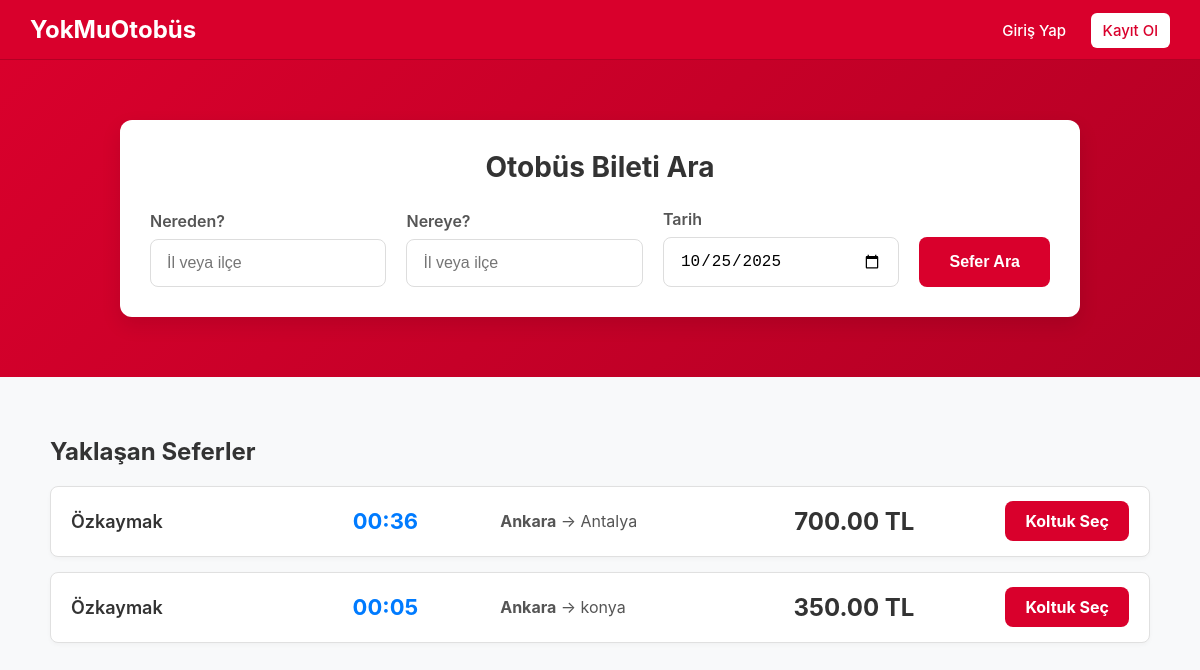
The page / on the database its author committed.
### tables this page shows
CREATE TABLE "Trips" (
    "id" TEXT PRIMARY KEY,
    "company_id" TEXT NOT NULL,
    "departure_location" TEXT NOT NULL,
    "arrival_location" TEXT NOT NULL,
    "departure_time" DATETIME NOT NULL,
    "price" REAL NOT NULL,
    "seat_count" INTEGER NOT NULL,
    FOREIGN KEY ("company_id") REFERENCES "Company" ("id")
);

CREATE TABLE "Company" (
    "id" TEXT PRIMARY KEY,
    "company_name" TEXT NOT NULL UNIQUE
);

### index.php (the view, shortened to what this page needs)
<?php
include 'database.php';
$trips = [];
try {
    $sql = "SELECT T.*, C.company_name
            FROM \"Trips\" T
            JOIN \"Company\" C ON T.company_id = C.id
            WHERE T.departure_time > datetime('now', 'localtime')
            ORDER BY T.departure_time ASC
            LIMIT 10";
    $stmt = $db->prepare($sql);
    $stmt->execute();
    $trips = $stmt->fetchAll();
} catch (PDOException $e) {
    $error_message = "Güncel seferler alınamadı: " . $e->getMessage();
}
?>
<!DOCTYPE html>
<html lang="tr">
<head>
    <title>YokMuOtobüs</title> <link rel="stylesheet" href="styles.css">
</head>
<body>
    <header class="header">
        <div class="logo"><a href="index.php">YokMuOtobüs</a></div>
        <nav class="nav">
            <?php if (isset($_SESSION['user_id'])): ?>
                <?php if ($_SESSION['role'] == 'admin'): ?> <a href="admin_panel.php">Admin Paneli</a>
                <?php elseif ($_SESSION['role'] == 'company_admin'): ?> <a href="company_panel.php">Firma Paneli</a>
                <?php else: ?> <a href="account.php">Hesabım / Biletlerim</a>
                <?php endif; ?>
                <a href="logout.php" class="nav-button">Çıkış Yap</a>
            <?php else: ?>
                <a href="login.php">Giriş Yap</a> <a href="register.php" class="nav-button">Kayıt Ol</a>
            <?php endif; ?>
        </nav>
    </header>
    <main>
        <section class="search-hero">
            <div class="search-widget">
                <h1>Otobüs Bileti Ara</h1>
                <form action="trip_list.php" method="GET" class="search-form">
                    <div class="form-group">
                        <label for="kalkis">Nereden?</label>
                        <input type="text" id="kalkis" name="departure_location" placeholder="İl veya ilçe" required>
                    </div>
                    <div class="form-group">
                        <label for="varis">Nereye?</label>
                        <input type="text" id="varis" name="arrival_location" placeholder="İl veya ilçe" required>
                    </div>
                    <div class="form-group">
                        <label for="tarih">Tarih</label>
                        <input type="date" id="tarih" name="date" value="<?php echo date('Y-m-d'); ?>" required>
                    </div>
                    <button type="submit" class="search-button">Sefer Ara</button>
                </form>
            </div>
        </section>
        <section class="content-area">
            <h2>Yaklaşan Seferler</h2>
            <div class="trip-list">
                <?php foreach ($trips as $trip): ?>
                <div class="trip-card">
                    <div class="trip-company"><?php echo htmlspecialchars($trip['company_name']); ?></div>
                    <div class="trip-time"><?php echo date('H:i', strtotime($trip['departure_time'])); ?></div>
                    <div class="trip-path"><strong><?php echo htmlspecialchars($trip['departure_location']); ?></strong> -> <?php echo htmlspecialchars($trip['arrival_location']); ?></div>
                    <div class="trip-price"><?php echo htmlspecialchars(number_format($trip['price'], 2)); ?> TL</div>
                    <div class="trip-action"><a href="trip_detail.php?id=<?php echo $trip['id']; ?>" class="search-button" style="height: auto; padding: 10px 20px;">Koltuk Seç</a></div>
                </div>
                <?php endforeach; ?>
            </div>
        </section>
    </main>
</body>
</html>

### styles.css (style rules this page uses)
body { margin: 0; font-family: -apple-system, BlinkMacSystemFont, "Segoe UI", Roboto, "Helvetica Neue", Arial, sans-serif; background-color: #f8f9fa; color: #333; }
a { text-decoration: none; color: #007bff; }
.header { background-color: #d9002c; padding: 15px 30px; border-bottom: 1px solid #b30024; display: flex; justify-content: space-between; align-items: center; }
.header .logo { font-size: 24px; font-weight: bold; color: #ffffff; }
.header .logo a { text-decoration: none; color: inherit; }
.header .nav a { margin-left: 20px; font-weight: 500; color: #ffffff; font-size: 15px; }
.header .nav a.nav-button { background-color: #ffffff; color: #d9002c; padding: 8px 12px; border-radius: 6px; }
.search-hero { background: linear-gradient(135deg, #d9002c, #b30024); padding: 60px 20px; text-align: center; }
.search-widget { max-width: 900px; margin: 0 auto; background-color: #ffffff; border-radius: 12px; box-shadow: 0 8px 20px rgba(0, 0, 0, 0.1); padding: 30px; }
.search-widget h1, .search-widget h2 { font-size: 28px; color: #333; margin-top: 0; margin-bottom: 25px; }
.search-form { display: flex; flex-wrap: wrap; align-items: flex-end; gap: 20px; }
.form-group { flex: 1; min-width: 200px; text-align: left; }
.form-group label { display: block; font-weight: 600; margin-bottom: 8px; color: #555; }
.form-group input { width: 100%; padding: 14px 16px; border: 1px solid #ddd; border-radius: 8px; font-size: 16px; box-sizing: border-box; }
.search-button { background-color: #d9002c; color: white; border: none; padding: 14px 30px; font-size: 16px; font-weight: bold; border-radius: 8px; cursor: pointer; transition: background-color 0.3s; height: 50px; }
.content-area { padding: 40px 20px; max-width: 1100px; margin: 0 auto; }
.trip-list { display: flex; flex-direction: column; gap: 15px; }
.trip-card { background: #fff; border: 1px solid #e0e0e0; border-radius: 8px; padding: 20px; display: flex; align-items: center; justify-content: space-between; flex-wrap: wrap; gap: 15px; box-shadow: 0 2px 4px rgba(0,0,0,0.03); }
.trip-card > div { flex: 1; min-width: 120px; }
.trip-company { font-weight: 600; font-size: 18px; color: #333; flex-basis: 150px; }
.trip-time { font-weight: bold; font-size: 22px; color: #007bff; flex-basis: 80px; text-align: center; }
.trip-path { font-size: 16px; color: #555; flex-basis: 200px; }
.trip-price { font-size: 24px; font-weight: bold; color: #333; flex-basis: 100px; text-align: right; }
.trip-action { flex-basis: 120px; text-align: right; }
:root { --seat-available-bg: #fff; --seat-available-border: #ced4da; --seat-available-text: #495057; --seat-available-hover-bg: #e9ecef; --seat-selected-bg: #63d3a6; --seat-selected-border: #4dbb92; --seat-selected-text: #fff; --seat-male-bg: #bde0fe; --seat-male-border: #a2d2ff; --seat-male-text: #004a99; --seat-female-bg: #ffc0cb; --seat-female-border: #fba0af; --seat-female-text: #a30000; }

### rows shown on the page
trips: company.company_name "Özkaymak", departure_time "00:36", departure_location "Ankara", arrival_location "Antalya", price "700.00"
trips: company.company_name "Özkaymak", departure_time "00:05", departure_location "Ankara", arrival_location "konya", price "350.00"
